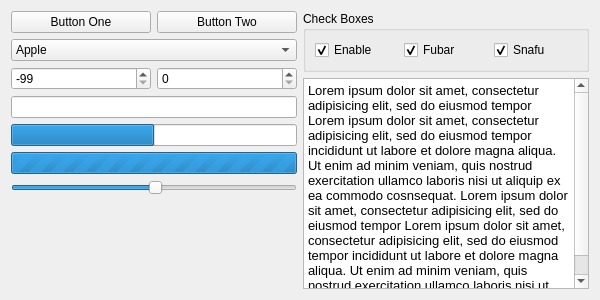
<?xml version="1.0" encoding="UTF-8"?>
<ui version="4.0">
 <class>Gallery</class>
 <widget class="QWidget" name="Gallery">
  <property name="geometry">
   <rect>
    <x>0</x>
    <y>0</y>
    <width>600</width>
    <height>300</height>
   </rect>
  </property>
  <property name="windowTitle">
   <string>Gallery</string>
  </property>
  <layout class="QHBoxLayout" name="horizontalLayout_4">
   <item>
    <layout class="QVBoxLayout" name="verticalLayout">
     <item>
      <layout class="QHBoxLayout" name="horizontalLayout">
       <item>
        <widget class="QPushButton" name="ButtonOne">
         <property name="text">
          <string>Button One</string>
         </property>
        </widget>
       </item>
       <item>
        <widget class="QPushButton" name="ButtonTwo">
         <property name="text">
          <string>Button Two</string>
         </property>
        </widget>
       </item>
      </layout>
     </item>
     <item>
      <widget class="QComboBox" name="FruitCombo">
       <item>
        <property name="text">
         <string>Apple</string>
        </property>
       </item>
       <item>
        <property name="text">
         <string>Banana</string>
        </property>
       </item>
       <item>
        <property name="text">
         <string>Orange</string>
        </property>
       </item>
       <item>
        <property name="text">
         <string>Raspberry</string>
        </property>
       </item>
      </widget>
     </item>
     <item>
      <layout class="QHBoxLayout" name="horizontalLayout_2">
       <item>
        <widget class="QSpinBox" name="SpinBoxOne">
         <property name="minimum">
          <number>-99</number>
         </property>
         <property name="maximum">
          <number>0</number>
         </property>
         <property name="value">
          <number>-99</number>
         </property>
        </widget>
       </item>
       <item>
        <widget class="QSpinBox" name="SpinBoxTwo"/>
       </item>
      </layout>
     </item>
     <item>
      <widget class="QLineEdit" name="LineEdit"/>
     </item>
     <item>
      <widget class="QProgressBar" name="ProgressOne">
       <property name="value">
        <number>50</number>
       </property>
       <property name="textVisible">
        <bool>false</bool>
       </property>
      </widget>
     </item>
     <item>
      <widget class="QProgressBar" name="ProgressTwo">
       <property name="maximum">
        <number>0</number>
       </property>
       <property name="value">
        <number>-1</number>
       </property>
       <property name="textVisible">
        <bool>false</bool>
       </property>
      </widget>
     </item>
     <item>
      <widget class="QSlider" name="SliderOne">
       <property name="value">
        <number>50</number>
       </property>
       <property name="orientation">
        <enum>Qt::Horizontal</enum>
       </property>
      </widget>
     </item>
     <item>
      <spacer name="verticalSpacer">
       <property name="orientation">
        <enum>Qt::Vertical</enum>
       </property>
       <property name="sizeHint" stdset="0">
        <size>
         <width>20</width>
         <height>40</height>
        </size>
       </property>
      </spacer>
     </item>
    </layout>
   </item>
   <item>
    <layout class="QVBoxLayout" name="verticalLayout_2">
     <item>
      <widget class="QGroupBox" name="GroupBoxOne">
       <property name="title">
        <string>Check Boxes</string>
       </property>
       <layout class="QHBoxLayout" name="horizontalLayout_3">
        <item>
         <widget class="QCheckBox" name="CheckBoxOne">
          <property name="text">
           <string>Enable</string>
          </property>
          <property name="checked">
           <bool>true</bool>
          </property>
         </widget>
        </item>
        <item>
         <widget class="QCheckBox" name="CheckBoxTwo">
          <property name="text">
           <string>Fubar</string>
          </property>
          <property name="checked">
           <bool>true</bool>
          </property>
         </widget>
        </item>
        <item>
         <widget class="QCheckBox" name="CheckBoxThree">
          <property name="text">
           <string>Snafu</string>
          </property>
          <property name="checked">
           <bool>true</bool>
          </property>
         </widget>
        </item>
       </layout>
      </widget>
     </item>
     <item>
      <widget class="QTextEdit" name="TextEdit">
       <property name="html">
        <string>&lt;!DOCTYPE HTML PUBLIC &quot;-//W3C//DTD HTML 4.0//EN&quot; &quot;http://www.w3.org/TR/REC-html40/strict.dtd&quot;&gt;
&lt;html&gt;&lt;head&gt;&lt;meta name=&quot;qrichtext&quot; content=&quot;1&quot; /&gt;&lt;style type=&quot;text/css&quot;&gt;
p, li { white-space: pre-wrap; }
&lt;/style&gt;&lt;/head&gt;&lt;body style=&quot; font-family:'Droid Sans'; font-size:10pt; font-weight:400; font-style:normal;&quot;&gt;
&lt;p style=&quot; margin-top:0px; margin-bottom:0px; margin-left:0px; margin-right:0px; -qt-block-indent:0; text-indent:0px;&quot;&gt;Lorem ipsum dolor sit amet, consectetur adipisicing elit, sed do eiusmod tempor Lorem ipsum dolor sit amet, consectetur adipisicing elit, sed do eiusmod tempor incididunt ut labore et dolore magna aliqua. Ut enim ad minim veniam, quis nostrud exercitation ullamco laboris nisi ut aliquip ex ea commodo cosnsequat. Lorem ipsum dolor sit amet, consectetur adipisicing elit, sed do eiusmod tempor Lorem ipsum dolor sit amet, consectetur adipisicing elit, sed do eiusmod tempor incididunt ut labore et dolore magna aliqua. Ut enim ad minim veniam, quis nostrud exercitation ullamco laboris nisi ut aliquip ex ea commodo cosnsequat. &lt;/p&gt;&lt;/body&gt;&lt;/html&gt;</string>
       </property>
       <property name="acceptRichText">
        <bool>false</bool>
       </property>
      </widget>
     </item>
    </layout>
   </item>
  </layout>
 </widget>
 <resources/>
 <connections>
  <connection>
   <sender>SliderOne</sender>
   <signal>valueChanged(int)</signal>
   <receiver>ProgressOne</receiver>
   <slot>setValue(int)</slot>
   <hints>
    <hint type="sourcelabel">
     <x>99</x>
     <y>267</y>
    </hint>
    <hint type="destinationlabel">
     <x>78</x>
     <y>191</y>
    </hint>
   </hints>
  </connection>
  <connection>
   <sender>CheckBoxOne</sender>
   <signal>toggled(bool)</signal>
   <receiver>TextEdit</receiver>
   <slot>setEnabled(bool)</slot>
   <hints>
    <hint type="sourcelabel">
     <x>361</x>
     <y>53</y>
    </hint>
    <hint type="destinationlabel">
     <x>454</x>
     <y>206</y>
    </hint>
   </hints>
  </connection>
 </connections>
</ui>
